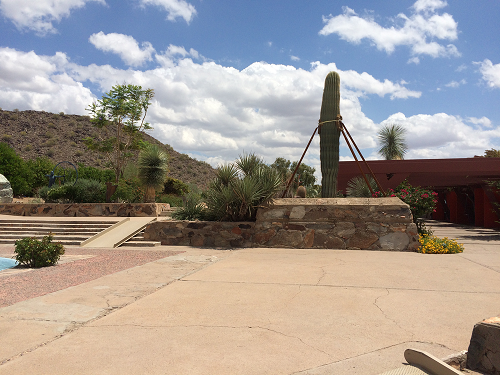
#> input picture cv/images/left_01.png, 500 x 375 px
$ python ImageStiching.py
#> lines starting #> are read from the running program, lines starting #| are printed output that depends on the picture
import cv2
import numpy as np
import matplotlib.pyplot as plt

# 读取拼接图片
imageA = cv2.imread("./images/left_01.png", 0)
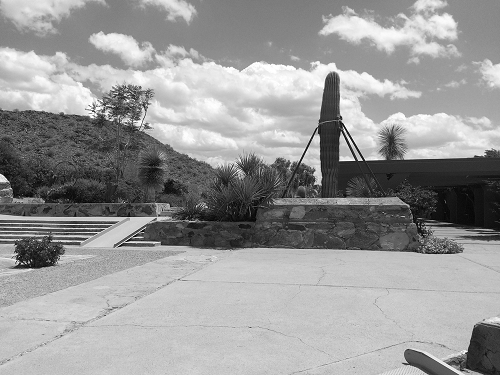
#> imageA: shape (375, 500); min 0, max 255, mean 152.2
imageB = cv2.imread("./images/right_01.png", 0)
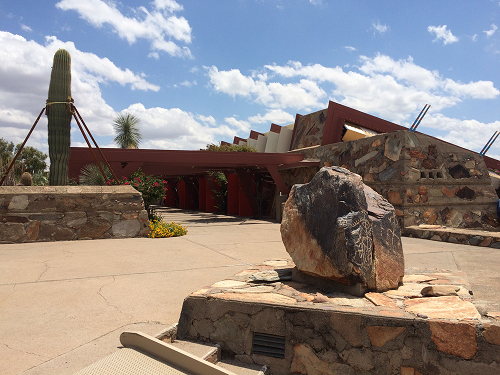
#> input picture cv/images/right_01.png, 500 x 375 px
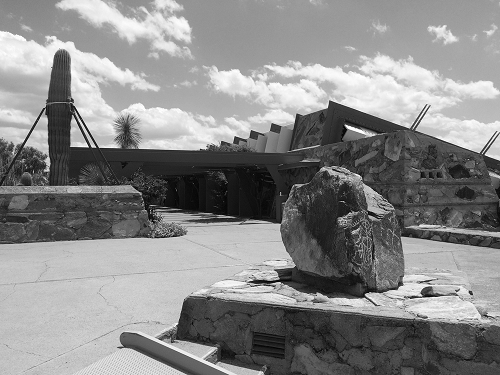
#> imageB: shape (375, 500); min 0, max 255, mean 136.6


# 显示图片
def cv_show(name, img):
    cv2.imshow(name, img)
    cv2.waitKey(0)
    cv2.destroyAllWindows()

# cv_show("img1", imageA)
# cv_show("img2", imageB)

sift = cv2.xfeatures2d.SIFT_create()
kp1, des1 = sift.detectAndCompute(imageA, None)
#> kp1 = 752 keypoints; strongest (x, y, size): (332, 82, 10.6), (345, 156, 8.4), (317, 139, 4.9), (341, 137, 3.4)
kp2, des2 = sift.detectAndCompute(imageB, None)
#> kp2 = 899 keypoints; strongest (x, y, size): (348, 127, 3.1), (346, 126, 2), (93, 146, 2.7), (470, 293, 2.6)
bf = cv2.BFMatcher()

matches = bf.knnMatch(des1, des2, k=2)
#> matches = 752 matches
good = []

for m,n in matches:
    if m.distance < 0.75 * n.distance:
        good.append([m])
#> after the loop, good = 146 matches

#> (the run stopped early here; a loop or call above may not have finished)
